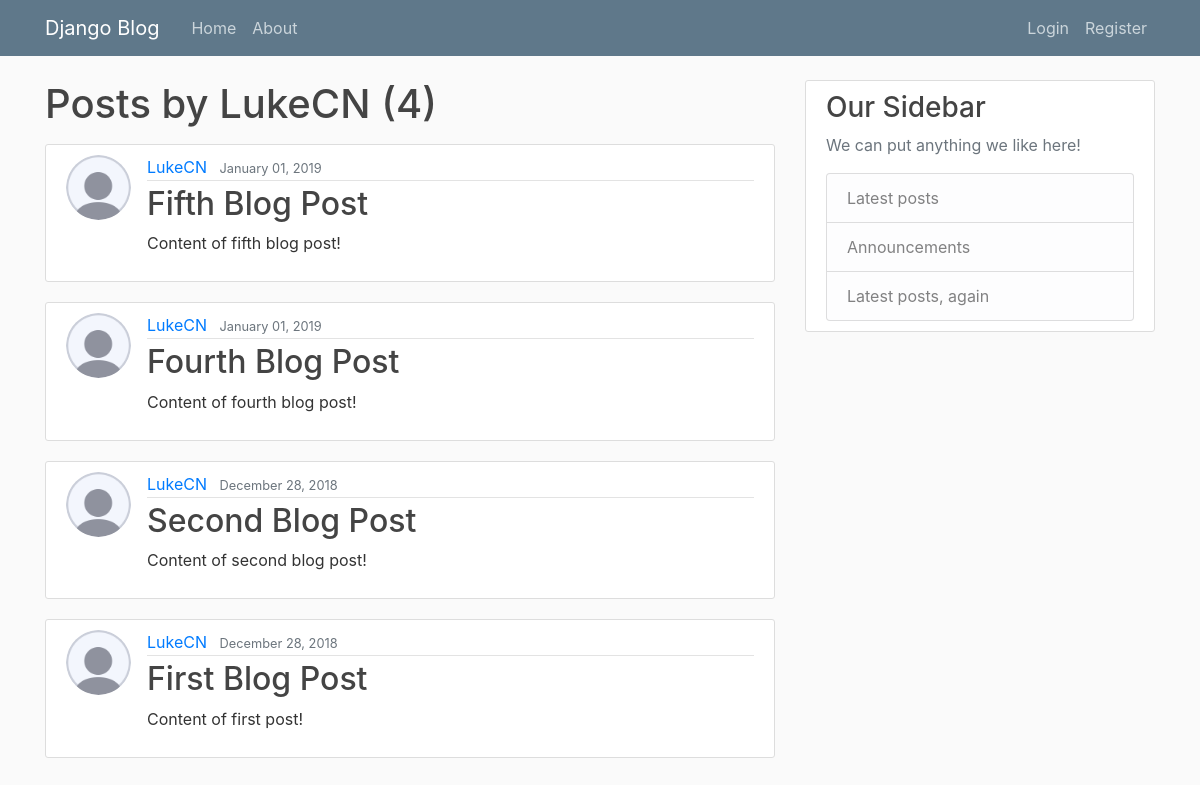
/LukeCN/posts/, run on the app's committed database.
### blog/models.py (models this page shows, shortened)
class Post(models.Model):
	title = models.CharField(max_length = 100)
	content = models.TextField()
	date_posted = models.DateTimeField(default = timezone.now)
	author = models.ForeignKey(User, on_delete = models.CASCADE)

### users/models.py (models this page shows, shortened)
class Profile(models.Model):
	user = models.OneToOneField(User, on_delete = models.CASCADE)
	image = models.ImageField(default = 'default.jpg', upload_to = 'profile_pics')

### blog/views.py (the view)
# urls.py: path('<str:username>/posts/', UserPostListView.as_view(), name = 'user-posts'),
class UserPostListView(ListView):
	model = Post
	template_name = 'blog/user_posts.html'
	context_object_name = 'posts'
	paginate_by = 4
	def get_queryset(self):
		user = get_object_or_404(User, username = self.kwargs.get('username'))
		return Post.objects.filter(author=user).order_by('-date_posted')

### blog/templates/blog/user_posts.html (shortened to what this page needs)
{% extends "blog/base.html" %}
{% block content %}
  <h1 class="mb-3">Posts by {{ view.kwargs.username }} ({{ page_obj.paginator.count }})</h1>
  {% for post in posts %}
    <article class="media content-section">
      <img class="rounded-circle article-img" src="{{ post.author.profile.image.url }}">
      <div class="media-body">
        <div class="article-metadata">
          <a class="mr-2" href="{% url 'post-author' post.id %}">{{ post.author }}</a>
          <small class="text-muted">{{ post.date_posted | date:"F d, Y"}}</small>
        </div>
        <h2><a class="article-title" href="{% url 'post-detail' post.id %}">{{ post.title }}</a></h2>
        <p class="article-content">{{ post.content }}</p>
      </div>
    </article>
  {% endfor %}
{% endblock content %}

### static/css/main.css (style rules this page uses)
body { background: #fafafa; color: #333333; margin-top: 5rem; }
h1, h2, h3, h4, h5, h6 { color: #444444; }
.content-section { background: #ffffff; padding: 10px 20px; border: 1px solid #dddddd; border-radius: 3px; margin-bottom: 20px; }
.article-title { color: #444444; }
.article-content { white-space: pre-line; }
.article-img { height: 65px; width: 65px; margin-right: 16px; }
.article-metadata { padding-bottom: 1px; margin-bottom: 4px; border-bottom: 1px solid #e3e3e3 }

### data on the page
Post: author.profile.image (placeholder picture), author "LukeCN", date_posted "January 01, 2019", title "Fifth Blog Post", content "Content of fifth blog post!"
Post: author.profile.image (placeholder picture), author "LukeCN", date_posted "January 01, 2019", title "Fourth Blog Post", content "Content of fourth blog post!"
Post: author.profile.image (placeholder picture), author "LukeCN", date_posted "December 28, 2018", title "Second Blog Post", content "Content of second blog post!"
Post: author.profile.image (placeholder picture), author "LukeCN", date_posted "December 28, 2018", title "First Blog Post", content "Content of first post!"

### other printed values
{{ view.kwargs.username }} "LukeCN"
{{ page_obj.paginator.count }} "4"
